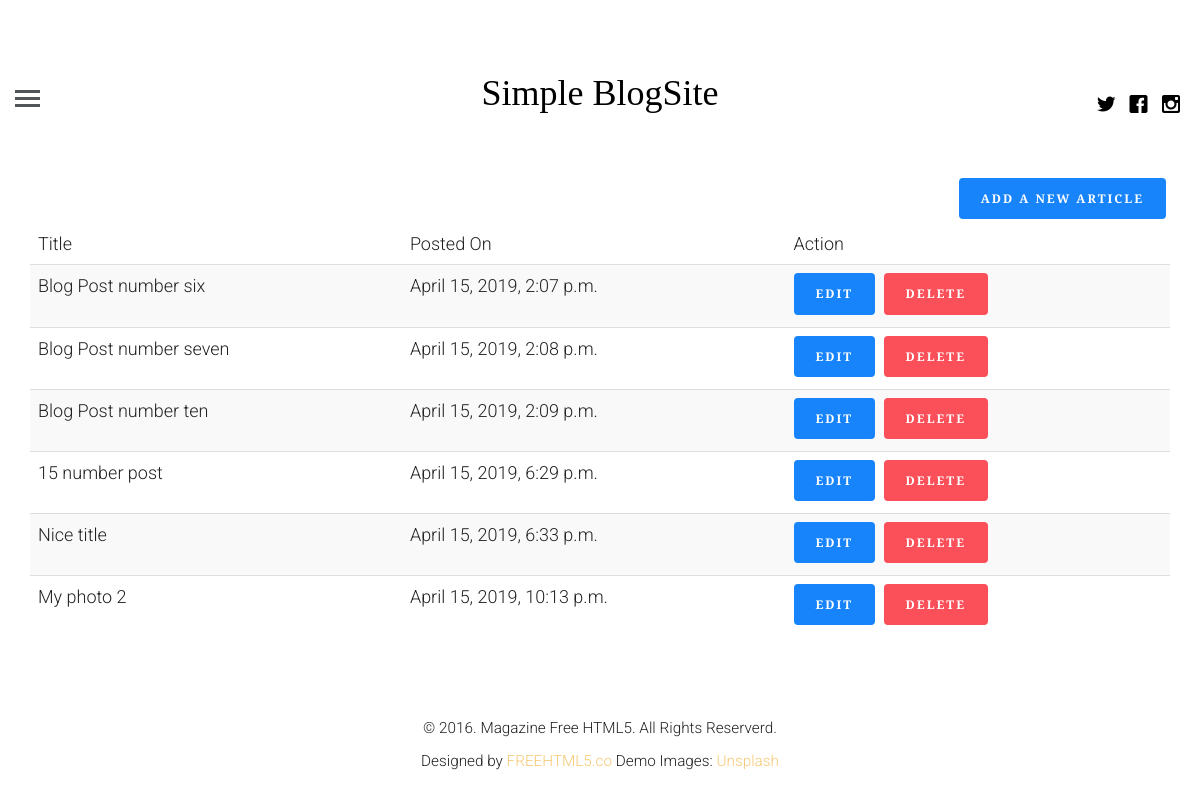
Screenshot of /profile/ (signed in) with the database file from the repository.
### blogapp/models.py (models this page shows, shortened)
class article(models.Model):
    article_author = models.ForeignKey(author, on_delete=models.CASCADE)
    title = models.CharField(max_length=200)
    body = models.TextField()
    image = models.FileField()
    posted_on = models.DateTimeField(auto_now=False, auto_now_add=True)
    updated_on = models.DateTimeField(auto_now=True, auto_now_add=False)
    category = models.ForeignKey(category, on_delete=models.CASCADE)

### blogapp/views.py (the view, shortened to what this page needs)
# urls.py: path('profile/', views.getProfile, name='profile'),
def getProfile(request):
    if request.user.is_authenticated:
        user = get_object_or_404(User, id=request.user.id)
        author_profile = author.objects.filter(name=user.id)
        if author_profile:
            authorUser = get_object_or_404(author, name=request.user.id)
            post = article.objects.filter(article_author=authorUser.id)
            return render(request, 'templates/logged_in_profile.html', {'post': post, 'user': authorUser})
    else:
        return redirect('login')

### templates/templates/logged_in_profile.html (shortened to what this page needs)
{% extends 'templates/master.html' %}
{% block content %}
    <div class="container">
        <a class="btn btn-info pull pull-right" href="{% url 'create' %}">Add a New Article</a>
        <table class="table table-striped">
            <thead>
            <tr>
                <td>Title</td>
                <td>Posted On</td>
                <td>Action</td>
            </tr>
            </thead>
            <tbody>
            {% for p in post %}
                <tr>
                    <td>{{ p.title }}</td>
                    <td>{{ p.posted_on }}</td>
                    <td>
                        <a class="btn btn-info" href="{% url 'update' pid=p.id %}"> Edit </a>
                        <a class="btn btn-danger" href="{% url 'delete' pid=p.id %}"> Delete </a>
                    </td>
                </tr>
            {% endfor %}
            </tbody>
        </table>
    </div>
{% endblock %}

### static/css/style.css (style rules this page uses)
html { background: #fff; }
body { font-family: "Roboto", arial, sans-serif; font-size: 18px; font-weight: 300; line-height: 1.8; color: #222; background: #fff; }
a { color: #f7c873; -webkit-transition: 0.5s; -o-transition: 0.5s; transition: 0.5s; }
.btn { margin-right: 4px; margin-bottom: 4px; font-family: "Playfair Display", times, serif; font-size: 12px; letter-spacing: 2px; text-transform: uppercase; font-weight: 700; -webkit-border-radius: 4px; -moz-border-radius: 4px; -ms-border-radius: 4px; border-radius: 4px; -webkit-transition: 0.5s; -o-transition: 0.5s; transition: 0.5s; }
.btn-info { background: #1784fb; color: #fff; border: 2px solid #1784fb; }
.btn-danger { background: #fb4f59; color: #fff; border: 2px solid #fb4f59; }

### rows the page displays
article: title "Blog Post number six", posted_on "April 15, 2019, 2:07 p.m."
article: title "Blog Post number seven", posted_on "April 15, 2019, 2:08 p.m."
article: title "Blog Post number ten", posted_on "April 15, 2019, 2:09 p.m."
article: title "15 number post", posted_on "April 15, 2019, 6:29 p.m."
article: title "Nice title", posted_on "April 15, 2019, 6:33 p.m."
article: title "My photo 2", posted_on "April 15, 2019, 10:13 p.m."
